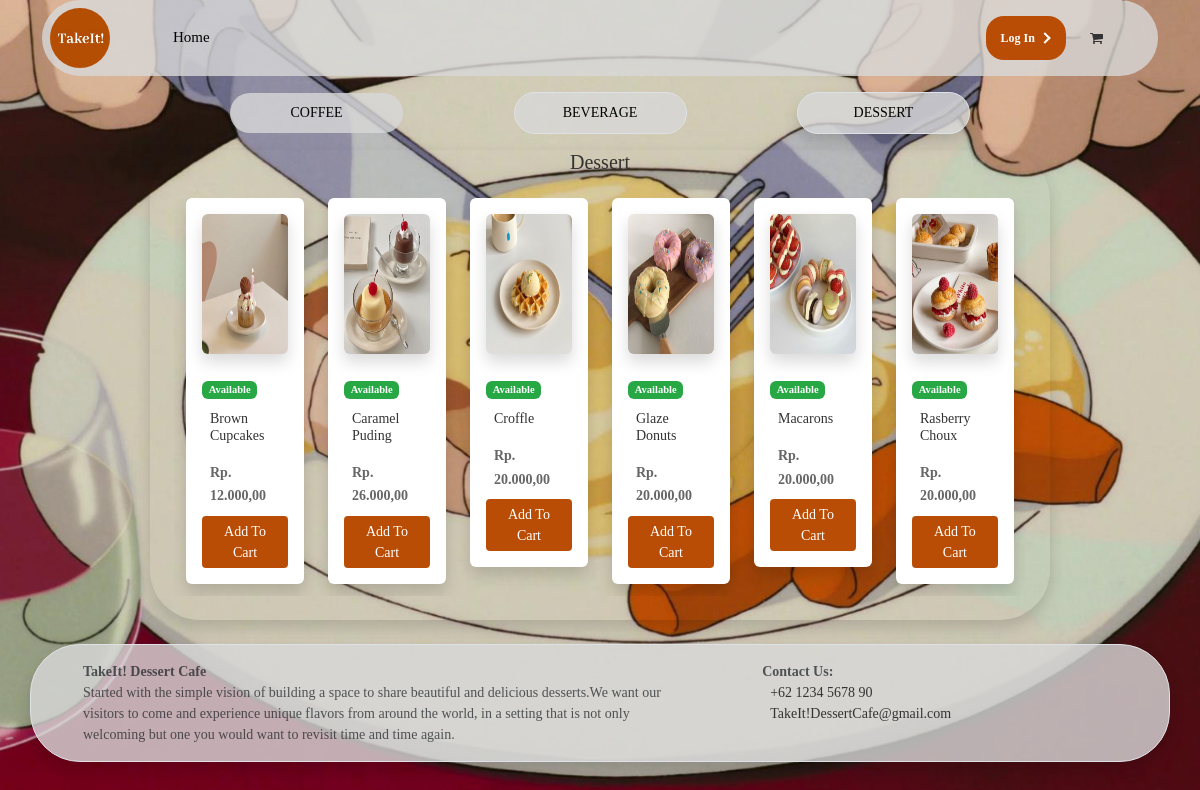
/dashboard/index.php?dessert, run on the app's committed database.
### tables this page shows
CREATE TABLE `tb_masakan` (
  `id_masakan` int(11) NOT NULL,
  `kategori_masakan` varchar(128) NOT NULL,
  `nama_masakan` varchar(128) NOT NULL,
  `harga_masakan` int(128) NOT NULL,
  `foto` varchar(255) NOT NULL,
  `status_masakan` int(1) NOT NULL
);

### dashboard/fungsi/rupiah.php (called while the page is built)
<?php
function rupiah($angka) {
	$hasil_rupiah = number_format($angka,2,',','.');
	return $hasil_rupiah;
}
?>

### dashboard/admin/data_dessert.php (the view, shortened to what this page needs)
<div class="container mt-3">
    <div class="col">
        <div class="row text-center align-items-center">
            <div class="col-sm-4 mb-3 flex-r">
                <a href="index.php" class="w-50 p-2 abu pter text-decoration-none text-black bo-sisi ">COFFEE</a>
            </div>
            <div class="col-sm-4 mb-3 flex-c">
                <a href="index.php?noCoffee" class="w-50 border p-2 abu pter text-decoration-none text-black bo-sisi">BEVERAGE</a>
            </div>
            <div class="col-sm-4 mb-3 flex-l">
                <a href="#" class="w-50 border p-2 abu pter text-decoration-none text-black bo-sisi shadow">DESSERT</a>
            </div>
        </div>
    </div>
</div>
<div class="container w-75 shadow b-r-navbar">
    <div class="row">
        <div class="container-title text-center">
            <h4 class="fs-20">Dessert</h4>
        </div>
        <div class="col-md-12">
            <div class="col-12 p-4">
                <div class="row flex-nowrap overflow-auto">
                    <?php
                    $query = "SELECT * FROM tb_masakan WHERE kategori_masakan='Dessert' ORDER BY id_masakan";
                    $sql = mysqli_query($kon, $query);
                    while ($data = mysqli_fetch_array($sql)) :
                    ?>
                        <div class="col-lg-2 mb-1 ">
                            <div class="shadow p-3 mb-2 bg-white rounded">
                                <img class="card-img-top shadow mb-4 bg-white rounded" height="140" src="assets/image/Dessert/<?= $data['foto'] ?>" alt="Card image cap">
                                <div class="card-body">
                                    <div class="mb-1">
                                        <?php if ($data['status_masakan'] == 1) : ?>
                                            <span class="badge badge-success">Available</span>
                                        <?php else : ?>
                                            <span class="badge badge-danger">Not Available</span>
                                        <?php endif; ?>
                                    </div>
                                    <h4 class="card-title fs-14 p-2" style="text-transform: capitalize;"><?= $data['nama_masakan'] ?></h4>
                                    <?php
                                    $harga = $data['harga_masakan'];
                                    ?>
                                    <p class="card-text p-2 fs-14"><strong>Rp. <?= rupiah($harga) ?></strong></p>
                                </div>
                                <?php if ($data['status_masakan'] == 1) : ?>
                                    <button type="button" class="btn btn-sm btn-block text-white" style="background-color: #b94d05;" data-toggle="modal" data-target="#masakan_<?= $data['id_masakan']; ?>">
                                        Add To Cart
                                    </button>
                                <?php else : ?>
                                    <a href="#" class="btn btn-grey btn-sm btn-block disabled mt-2">Out Of Stock</a>
                                <?php endif; ?>
                            </div>
                        </div>
                    <?php endwhile; ?>
                </div>
            </div>
        </div>
    </div>
</div>

### dashboard/assets/css/custom.css (style rules this page uses)
body { font-family: Poppins-Bold; font-size: 0.875rem; background-color: #fff; color: #333; box-sizing: border-box; }
.b-r-navbar { border-radius: 50px 50px 50px 50px; }
.abu { background-color: #d9d9d9cc; }
.pter { cursor: pointer; transition: 0.1s ease-in-out; }

### auth/css/main.css (style rules this page uses)
* { margin: 0px; padding: 0px; box-sizing: border-box; }
body, html { height: 100%; font-family: Poppins-Regular; }
body { background: url(../images/bg-login.jpg); background-repeat: no-repeat; background-size: cover; background-position: center; }
a { font-size: 14px; line-height: 1.7; color: #666666; margin: 0px; transition: all 0.4s; -webkit-transition: all 0.4s; -o-transition: all 0.4s; -moz-transition: all 0.4s; }
h1, h2, h3, h4, h5, h6 { margin: 0px; }
p { font-family: Poppins-Regular; font-size: 14px; line-height: 1.7; color: #666666; margin: 0px; }
button { outline: none !important; border: none; background: transparent; }

### data on the page
tb_masakan: foto (picture), status_masakan "Available", nama_masakan "Brown Cupcakes", harga_masakan "12.000,00"
tb_masakan: foto (picture), status_masakan "Available", nama_masakan "Caramel Puding", harga_masakan "26.000,00"
tb_masakan: foto (picture), status_masakan "Available", nama_masakan "Croffle", harga_masakan "20.000,00"
tb_masakan: foto (picture), status_masakan "Available", nama_masakan "Glaze Donuts", harga_masakan "20.000,00"
tb_masakan: foto (picture), status_masakan "Available", nama_masakan "Macarons", harga_masakan "20.000,00"
tb_masakan: foto (picture), status_masakan "Available", nama_masakan "Rasberry Choux", harga_masakan "20.000,00"
